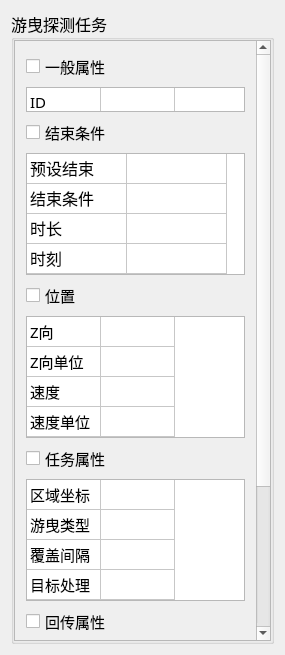
<?xml version="1.0" encoding="UTF-8"?>
<ui version="4.0">
 <class>PatrolDetectTaskEditorClass</class>
 <widget class="ITaskEditor" name="PatrolDetectTaskEditorClass">
  <property name="geometry">
   <rect>
    <x>0</x>
    <y>0</y>
    <width>285</width>
    <height>655</height>
   </rect>
  </property>
  <property name="windowTitle">
   <string>PatrolDetectTaskEditor</string>
  </property>
  <layout class="QGridLayout" name="gridLayout">
   <item row="0" column="0">
    <widget class="QGroupBox" name="groupBox">
     <property name="font">
      <font>
       <family>黑体</family>
       <pointsize>12</pointsize>
       <weight>50</weight>
       <bold>false</bold>
      </font>
     </property>
     <property name="title">
      <string>游曳探测任务</string>
     </property>
     <layout class="QVBoxLayout" name="verticalLayout_4" stretch="0">
      <property name="spacing">
       <number>1</number>
      </property>
      <property name="leftMargin">
       <number>0</number>
      </property>
      <property name="topMargin">
       <number>0</number>
      </property>
      <property name="rightMargin">
       <number>0</number>
      </property>
      <property name="bottomMargin">
       <number>0</number>
      </property>
      <item>
       <widget class="QScrollArea" name="scrollArea">
        <property name="font">
         <font>
          <family>宋体</family>
          <pointsize>11</pointsize>
          <weight>50</weight>
          <bold>false</bold>
         </font>
        </property>
        <property name="frameShape">
         <enum>QFrame::StyledPanel</enum>
        </property>
        <property name="widgetResizable">
         <bool>true</bool>
        </property>
        <widget class="QWidget" name="scrollAreaWidgetContents">
         <property name="geometry">
          <rect>
           <x>0</x>
           <y>0</y>
           <width>246</width>
           <height>743</height>
          </rect>
         </property>
         <layout class="QVBoxLayout" name="verticalLayout_5">
          <item>
           <layout class="QVBoxLayout" name="verticalLayout">
            <item>
             <widget class="QCheckBox" name="checkBox">
              <property name="font">
               <font>
                <family>黑体</family>
                <pointsize>11</pointsize>
                <weight>50</weight>
                <bold>false</bold>
               </font>
              </property>
              <property name="text">
               <string>一般属性</string>
              </property>
             </widget>
            </item>
            <item>
             <widget class="QTableWidget" name="tb_patroDetectlId">
              <property name="maximumSize">
               <size>
                <width>16777215</width>
                <height>25</height>
               </size>
              </property>
              <property name="font">
               <font>
                <family>黑体</family>
                <pointsize>11</pointsize>
                <weight>50</weight>
                <bold>false</bold>
               </font>
              </property>
              <attribute name="horizontalHeaderVisible">
               <bool>false</bool>
              </attribute>
              <attribute name="horizontalHeaderDefaultSectionSize">
               <number>74</number>
              </attribute>
              <attribute name="horizontalHeaderHighlightSections">
               <bool>true</bool>
              </attribute>
              <attribute name="horizontalHeaderShowSortIndicator" stdset="0">
               <bool>false</bool>
              </attribute>
              <attribute name="verticalHeaderVisible">
               <bool>false</bool>
              </attribute>
              <row>
               <property name="text">
                <string>新建行</string>
               </property>
              </row>
              <column>
               <property name="text">
                <string>新建列</string>
               </property>
              </column>
              <column>
               <property name="text">
                <string>新建列</string>
               </property>
              </column>
              <item row="0" column="0">
               <property name="text">
                <string>ID</string>
               </property>
              </item>
              <item row="0" column="1">
               <property name="text">
                <string/>
               </property>
              </item>
             </widget>
            </item>
           </layout>
          </item>
          <item>
           <layout class="QVBoxLayout" name="verticalLayout_6">
            <item>
             <widget class="QCheckBox" name="checkBox_2">
              <property name="font">
               <font>
                <family>黑体</family>
                <pointsize>11</pointsize>
                <weight>50</weight>
                <bold>false</bold>
               </font>
              </property>
              <property name="text">
               <string>结束条件</string>
              </property>
             </widget>
            </item>
            <item>
             <widget class="QTableWidget" name="tb_patroDetectEnd">
              <property name="minimumSize">
               <size>
                <width>0</width>
                <height>122</height>
               </size>
              </property>
              <property name="font">
               <font>
                <family>黑体</family>
                <pointsize>12</pointsize>
                <weight>50</weight>
                <bold>false</bold>
               </font>
              </property>
              <attribute name="horizontalHeaderVisible">
               <bool>false</bool>
              </attribute>
              <attribute name="horizontalHeaderMinimumSectionSize">
               <number>25</number>
              </attribute>
              <attribute name="verticalHeaderVisible">
               <bool>false</bool>
              </attribute>
              <row>
               <property name="text">
                <string/>
               </property>
              </row>
              <row>
               <property name="text">
                <string/>
               </property>
              </row>
              <row>
               <property name="text">
                <string>新建行</string>
               </property>
              </row>
              <row>
               <property name="text">
                <string/>
               </property>
              </row>
              <column>
               <property name="text">
                <string/>
               </property>
              </column>
              <column>
               <property name="text">
                <string/>
               </property>
              </column>
              <item row="0" column="0">
               <property name="text">
                <string>预设结束</string>
               </property>
              </item>
              <item row="0" column="1">
               <property name="text">
                <string/>
               </property>
               <property name="textAlignment">
                <set>AlignCenter</set>
               </property>
              </item>
              <item row="1" column="0">
               <property name="text">
                <string>结束条件</string>
               </property>
              </item>
              <item row="2" column="0">
               <property name="text">
                <string>时长</string>
               </property>
              </item>
              <item row="3" column="0">
               <property name="text">
                <string>时刻</string>
               </property>
              </item>
             </widget>
            </item>
           </layout>
          </item>
          <item>
           <layout class="QVBoxLayout" name="verticalLayout_3">
            <item>
             <widget class="QCheckBox" name="checkBox_3">
              <property name="font">
               <font>
                <family>黑体</family>
                <pointsize>11</pointsize>
                <weight>50</weight>
                <bold>false</bold>
               </font>
              </property>
              <property name="text">
               <string>位置</string>
              </property>
             </widget>
            </item>
            <item>
             <widget class="QTableWidget" name="tb_patroDetectPosition">
              <property name="minimumSize">
               <size>
                <width>0</width>
                <height>122</height>
               </size>
              </property>
              <property name="maximumSize">
               <size>
                <width>16777215</width>
                <height>150</height>
               </size>
              </property>
              <property name="font">
               <font>
                <family>黑体</family>
                <pointsize>11</pointsize>
                <weight>50</weight>
                <bold>false</bold>
               </font>
              </property>
              <attribute name="horizontalHeaderVisible">
               <bool>false</bool>
              </attribute>
              <attribute name="horizontalHeaderDefaultSectionSize">
               <number>74</number>
              </attribute>
              <attribute name="horizontalHeaderHighlightSections">
               <bool>true</bool>
              </attribute>
              <attribute name="horizontalHeaderShowSortIndicator" stdset="0">
               <bool>false</bool>
              </attribute>
              <attribute name="verticalHeaderVisible">
               <bool>false</bool>
              </attribute>
              <row>
               <property name="text">
                <string>新建行</string>
               </property>
              </row>
              <row>
               <property name="text">
                <string>新建行</string>
               </property>
              </row>
              <row>
               <property name="text">
                <string>新建行</string>
               </property>
              </row>
              <row>
               <property name="text">
                <string>新建行</string>
               </property>
              </row>
              <column>
               <property name="text">
                <string>新建列</string>
               </property>
              </column>
              <column>
               <property name="text">
                <string>新建列</string>
               </property>
              </column>
              <item row="0" column="0">
               <property name="text">
                <string>Z向</string>
               </property>
              </item>
              <item row="1" column="0">
               <property name="text">
                <string>Z向单位</string>
               </property>
              </item>
              <item row="2" column="0">
               <property name="text">
                <string>速度</string>
               </property>
              </item>
              <item row="3" column="0">
               <property name="text">
                <string>速度单位</string>
               </property>
              </item>
             </widget>
            </item>
           </layout>
          </item>
          <item>
           <layout class="QVBoxLayout" name="verticalLayout_7">
            <item>
             <widget class="QCheckBox" name="checkBox_4">
              <property name="font">
               <font>
                <family>黑体</family>
                <pointsize>11</pointsize>
                <weight>50</weight>
                <bold>false</bold>
               </font>
              </property>
              <property name="text">
               <string>任务属性</string>
              </property>
             </widget>
            </item>
            <item>
             <widget class="QTableWidget" name="tb_patroDetectTask">
              <property name="minimumSize">
               <size>
                <width>0</width>
                <height>122</height>
               </size>
              </property>
              <property name="maximumSize">
               <size>
                <width>16777215</width>
                <height>150</height>
               </size>
              </property>
              <property name="font">
               <font>
                <family>黑体</family>
                <pointsize>11</pointsize>
                <weight>50</weight>
                <bold>false</bold>
               </font>
              </property>
              <attribute name="horizontalHeaderVisible">
               <bool>false</bool>
              </attribute>
              <attribute name="horizontalHeaderDefaultSectionSize">
               <number>74</number>
              </attribute>
              <attribute name="horizontalHeaderHighlightSections">
               <bool>true</bool>
              </attribute>
              <attribute name="horizontalHeaderShowSortIndicator" stdset="0">
               <bool>false</bool>
              </attribute>
              <attribute name="verticalHeaderVisible">
               <bool>false</bool>
              </attribute>
              <row>
               <property name="text">
                <string>新建行</string>
               </property>
              </row>
              <row>
               <property name="text">
                <string>新建行</string>
               </property>
              </row>
              <row>
               <property name="text">
                <string>新建行</string>
               </property>
              </row>
              <row>
               <property name="text">
                <string>新建行</string>
               </property>
              </row>
              <column>
               <property name="text">
                <string>新建列</string>
               </property>
              </column>
              <column>
               <property name="text">
                <string>新建列</string>
               </property>
              </column>
              <item row="0" column="0">
               <property name="text">
                <string>区域坐标</string>
               </property>
              </item>
              <item row="1" column="0">
               <property name="text">
                <string>游曳类型</string>
               </property>
              </item>
              <item row="2" column="0">
               <property name="text">
                <string>覆盖间隔</string>
               </property>
              </item>
              <item row="3" column="0">
               <property name="text">
                <string>目标处理</string>
               </property>
              </item>
             </widget>
            </item>
           </layout>
          </item>
          <item>
           <layout class="QVBoxLayout" name="verticalLayout_2">
            <item>
             <widget class="QCheckBox" name="checkBox_5">
              <property name="font">
               <font>
                <family>黑体</family>
                <pointsize>11</pointsize>
                <weight>50</weight>
                <bold>false</bold>
               </font>
              </property>
              <property name="text">
               <string>回传属性</string>
              </property>
             </widget>
            </item>
            <item>
             <widget class="QTableWidget" name="tb_patroDetectPassBack">
              <property name="maximumSize">
               <size>
                <width>16777215</width>
                <height>150</height>
               </size>
              </property>
              <property name="font">
               <font>
                <family>黑体</family>
                <pointsize>11</pointsize>
                <weight>50</weight>
                <bold>false</bold>
               </font>
              </property>
              <attribute name="horizontalHeaderVisible">
               <bool>false</bool>
              </attribute>
              <attribute name="horizontalHeaderDefaultSectionSize">
               <number>74</number>
              </attribute>
              <attribute name="horizontalHeaderHighlightSections">
               <bool>true</bool>
              </attribute>
              <attribute name="horizontalHeaderShowSortIndicator" stdset="0">
               <bool>false</bool>
              </attribute>
              <attribute name="verticalHeaderVisible">
               <bool>false</bool>
              </attribute>
              <row>
               <property name="text">
                <string>新建行</string>
               </property>
              </row>
              <row>
               <property name="text">
                <string>新建行</string>
               </property>
              </row>
              <column>
               <property name="text">
                <string>新建列</string>
               </property>
              </column>
              <column>
               <property name="text">
                <string>新建列</string>
               </property>
              </column>
              <item row="0" column="0">
               <property name="text">
                <string>回传天数</string>
               </property>
              </item>
              <item row="1" column="0">
               <property name="text">
                <string>回传时刻</string>
               </property>
              </item>
             </widget>
            </item>
           </layout>
          </item>
          <item>
           <layout class="QVBoxLayout" name="verticalLayout_9">
            <item>
             <widget class="QCheckBox" name="checkBox_6">
              <property name="font">
               <font>
                <family>宋体</family>
                <pointsize>11</pointsize>
                <weight>50</weight>
                <bold>false</bold>
               </font>
              </property>
              <property name="text">
               <string>探测手段</string>
              </property>
             </widget>
            </item>
            <item>
             <widget class="QTableWidget" name="tb_patroDetectWay">
              <property name="maximumSize">
               <size>
                <width>16777215</width>
                <height>150</height>
               </size>
              </property>
              <property name="font">
               <font>
                <family>宋体</family>
                <pointsize>11</pointsize>
                <weight>50</weight>
                <bold>false</bold>
               </font>
              </property>
              <attribute name="horizontalHeaderVisible">
               <bool>false</bool>
              </attribute>
              <attribute name="horizontalHeaderDefaultSectionSize">
               <number>74</number>
              </attribute>
              <attribute name="horizontalHeaderHighlightSections">
               <bool>true</bool>
              </attribute>
              <attribute name="horizontalHeaderShowSortIndicator" stdset="0">
               <bool>false</bool>
              </attribute>
              <attribute name="verticalHeaderVisible">
               <bool>false</bool>
              </attribute>
              <row>
               <property name="text">
                <string>新建行</string>
               </property>
              </row>
              <row>
               <property name="text">
                <string>新建行</string>
               </property>
              </row>
              <row>
               <property name="text">
                <string>新建行</string>
               </property>
              </row>
              <row>
               <property name="text">
                <string>新建行</string>
               </property>
              </row>
              <column>
               <property name="text">
                <string>新建列</string>
               </property>
              </column>
              <column>
               <property name="text">
                <string>新建列</string>
               </property>
              </column>
              <item row="0" column="0">
               <property name="text">
                <string>光电探测</string>
               </property>
              </item>
              <item row="1" column="0">
               <property name="text">
                <string>电磁探测</string>
               </property>
              </item>
              <item row="2" column="0">
               <property name="text">
                <string>舷侧阵启动</string>
               </property>
              </item>
              <item row="3" column="0">
               <property name="text">
                <string>拖曳阵启动</string>
               </property>
              </item>
             </widget>
            </item>
           </layout>
          </item>
         </layout>
        </widget>
       </widget>
      </item>
     </layout>
    </widget>
   </item>
  </layout>
 </widget>
 <layoutdefault spacing="6" margin="11"/>
 <customwidgets>
  <customwidget>
   <class>ITaskEditor</class>
   <extends>QWidget</extends>
   <header>itaskeditor.h</header>
   <container>1</container>
  </customwidget>
 </customwidgets>
 <resources/>
 <connections/>
</ui>
